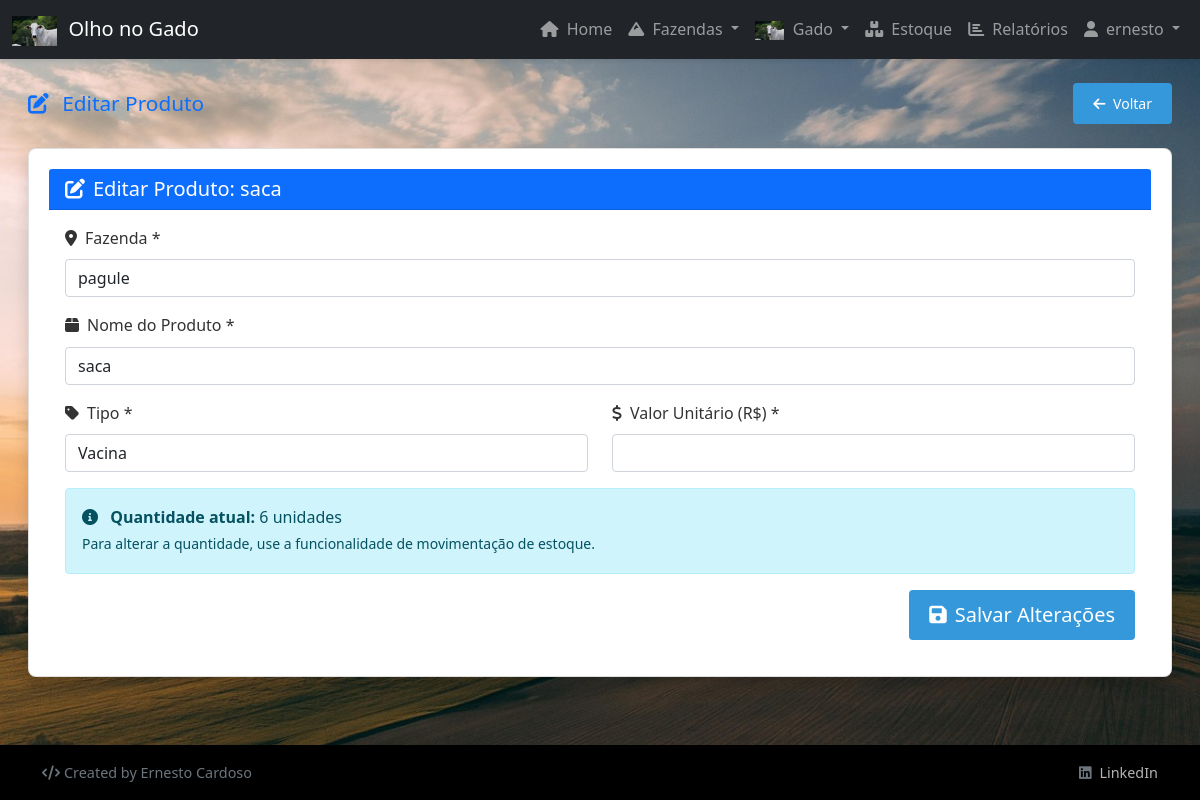
The app's page /estoque/editar/7/ (signed in) with its own data.
### estoque/models.py (models this page shows, shortened)
class Produto(models.Model):
    TIPO_CHOICES = (
        ('vacina', 'Vacina'),
        ('racao', 'Ração'),
        ('material','Material'),
    )
    fazenda = models.ForeignKey(Fazenda, on_delete= models.CASCADE)
    nome = models.CharField(max_length=200)
    tipo = models.CharField(max_length=25, choices= TIPO_CHOICES)
    quantidade = models.IntegerField()
    valor_unitario = models.DecimalField(max_digits=10, decimal_places=2)
    user = models.ForeignKey(User, on_delete=models.CASCADE, null=True, blank=True)

### fazendascdst/models.py (models this page shows, shortened)
class Fazenda(models.Model):
    user = models.ForeignKey(User, on_delete=models.CASCADE, null=True, blank=True)
    nome = models.CharField(max_length=100)
    localização = models.TextField()
    data_de_cadastro = models.DateField(auto_now_add=True)
    is_active = models.BooleanField(default=True)
    objects = ActiveManager()  # Manager padrão - apenas registros ativos
    all_objects = AllManager()  # Manager para todos os registros

### estoque/views.py (the view, shortened to what this page needs)
# urls.py: path('editar/<int:produto_id>/', views.editar_produto, name='editar_produto'),
@login_required
def editar_produto(request, produto_id):
    produto = get_object_or_404(Produto, id=produto_id, user=request.user)
    fazendas = Fazenda.objects.filter(user=request.user)
    return render(request, 'estoque/editar_produto.html', {
        'produto': produto,
        'fazendas': fazendas
    })

### fazendascdst/models.py (called while the page is built)
    def get_queryset(self):
        return super().get_queryset().filter(is_active=True)

### templates/estoque/editar_produto.html (shortened to what this page needs)
{% extends 'base.html' %}
{% load static %}
{% block content %}
<div class="px-2 px-md-3">
    <div class="d-flex justify-content-between align-items-center mb-3 mb-md-4 flex-wrap">
        <h2 class="text-primary mb-2 mb-md-0" style="font-size: 1.3rem;">
            <i class="fas fa-edit me-1 me-md-2"></i>
            <span class="d-none d-sm-inline">Editar </span>Produto
        </h2>
        <a href="{% url 'estoque_index' %}" class="btn btn-secondary btn-sm">
            <i class="fas fa-arrow-left me-1"></i>
            <span class="d-none d-sm-inline">Voltar</span><span class="d-sm-none">Lista</span>
        </a>
    </div>
    <div class="card shadow">
        <div class="card-header bg-primary text-white">
            <h5 class="card-title mb-0">
                <i class="fas fa-edit me-2"></i>Editar Produto: {{ produto.nome }}
            </h5>
        </div>
        <div class="card-body">
            <form method="post">
                <div class="mb-3">
                    <label for="fazenda" class="form-label">
                        <i class="fas fa-map-marker-alt me-2"></i>Fazenda *
                    </label>
                    <select class="form-control" id="fazenda" name="fazenda" required>
                        {% for fazenda in fazendas %}
                        <option value="{{ fazenda.id }}" {% if fazenda.id == produto.fazenda.id %}selected{% endif %}>
                            {{ fazenda.nome }}
                        </option>
                        {% endfor %}
                    </select>
                </div>
                <div class="mb-3">
                    <label for="nome" class="form-label">
                        <i class="fas fa-box me-2"></i>Nome do Produto *
                    </label>
                    <input type="text" class="form-control" id="nome" name="nome"
                           value="{{ produto.nome }}" required>
                </div>
                <div class="row mb-3">
                    <div class="col-sm-6">
                        <label for="tipo" class="form-label">
                            <i class="fas fa-tag me-2"></i>Tipo *
                        </label>
                        <select class="form-control" id="tipo" name="tipo" required>
                            <option value="vacina" {% if produto.tipo == 'vacina' %}selected{% endif %}>Vacina</option>
                        </select>
                    </div>
                    <div class="col-sm-6">
                        <label for="valor_unitario" class="form-label">
                            <i class="fas fa-dollar-sign me-2"></i>Valor Unitário (R$) *
                        </label>
                        <input type="number" step="0.01" class="form-control" id="valor_unitario"
                               name="valor_unitario" value="{{ produto.valor_unitario }}" min="0" required>
                    </div>
                </div>
                <div class="alert alert-info">
                    <i class="fas fa-info-circle me-2"></i>
                    <strong>Quantidade atual:</strong> {{ produto.quantidade }} unidades
                    <br>
                    <small>Para alterar a quantidade, use a funcionalidade de movimentação de estoque.</small>
                </div>
                <div class="text-end">
                    <button type="submit" class="btn btn-primary btn-lg">
                        <i class="fas fa-save me-2"></i>Salvar Alterações
                    </button>
                </div>
            </form>
        </div>
    </div>
</div>
{% endblock %}

### templates/base.html (shortened to what this page needs)
{% load static %}
<!DOCTYPE html>
<html lang="pt-BR">
<head>
    <link href="https://cdn.jsdelivr.net/npm/bootstrap@5.1.3/dist/css/bootstrap.min.css" rel="stylesheet">
    <link href="https://cdnjs.cloudflare.com/ajax/libs/font-awesome/6.0.0/css/all.min.css" rel="stylesheet">
    <link rel="stylesheet" href="{% static 'css/style.css' %}">
</head>
<body>
    <nav class="navbar navbar-expand-lg navbar-dark bg-dark shadow-sm">
        <div class="container-fluid">
            <a class="navbar-brand" href="{% url 'index' %}">
                <img src="{% static 'img/pexels-matheus-lara-1785960246-31026900.jpg' %}" alt="Trator" style="height: 1.5em; width: auto; vertical-align: middle; margin-right: 0.3em;">
                <span class="d-none d-md-inline">Olho no Gado</span>
            </a>
            <div class="collapse navbar-collapse" id="navbarNav">
                <ul class="navbar-nav ms-auto">
                    <li class="nav-item">
                        <a class="nav-link" href="{% url 'index' %}">
                            <i class="fas fa-home me-1"></i> Home
                        </a>
                    </li>
                    <li class="nav-item dropdown">
                        <a class="nav-link dropdown-toggle" href="#" id="fazendaDropdown" role="button"
                           data-bs-toggle="dropdown">
                            <i class="fas fa-mountain me-1"></i> Fazendas
                        </a>
                    </li>
                    <li class="nav-item dropdown">
                        <a class="nav-link dropdown-toggle" href="#" id="gadoDropdown" role="button"
                           data-bs-toggle="dropdown">
                            <img src="{% static 'img/pexels-matheus-lara-1785960246-31026900.jpg' %}" alt="Trator" style="height: 1.2em; width: auto; vertical-align: middle; margin-right: 0.3em;"> Gado
                        </a>
                    </li>
                    <li class="nav-item">
                        <a class="nav-link" href="{% url 'estoque_index' %}">
                            <i class="fas fa-boxes me-1"></i> Estoque
                        </a>
                    </li>
                    <li class="nav-item">
                        <a class="nav-link" href="{% url 'relatorios_index' %}">
                            <i class="fas fa-chart-bar me-1"></i> Relatórios
                        </a>
                    </li>
                    {% if user.is_authenticated %}
                    <li class="nav-item dropdown">
                        <a class="nav-link dropdown-toggle" href="#" id="userDropdown" role="button"
                           data-bs-toggle="dropdown">
                            <i class="fas fa-user me-1"></i> {{ user.username }}
                        </a>
                    </li>
                    {% else %}
                    <li class="nav-item">
                        <a class="nav-link" href="{% url 'login' %}">
                            <i class="fas fa-sign-in-alt me-1"></i> Login
                        </a>
                    </li>
                    {% endif %}
                </ul>
            </div>
        </div>
    </nav>
    <main class="container-fluid my-3 my-md-4">
        {% block content %}{% endblock %}
    </main>
    {% now 'Y' as year %}
    <footer class="footer mt-auto py-3 bg-dark text-white" style="position: static !important; bottom: auto !important;">
        <div class="container">
            <div class="row align-items-center">
                <div class="col-md-6 text-start">
                    <span class="text-muted">
                        <i class="fas fa-code me-1"></i>Created by Ernesto Cardoso
                    </span>
                </div>
                <div class="col-md-6 text-end">
                    <span class="text-muted">
                        <i class="fab fa-linkedin me-1"></i>
                        <a href="#" class="text-white text-decoration-none" style="opacity: 0.7;">
                            LinkedIn
                        </a>
                    </span>
                </div>
            </div>
        </div>
    </footer>
</body>
</html>

### static/css/style.css (style rules this page uses)
body { font-family: 'Segoe UI', Tahoma, Geneva, Verdana, sans-serif; margin: 0; padding: 0; background-color: #f5f5f5; color: #333; line-height: 1.6; min-height: 100vh; display: flex; flex-direction: column; }
main { flex: 1; }
.footer { background-color: #000000 !important; color: white !important; text-align: center; padding: 1rem; margin-top: auto !important; width: 100%; position: static !important; bottom: auto !important; z-index: auto !important; }
.btn { display: inline-block; padding: 10px 20px; background-color: #3498db; color: white; border: none; border-radius: 4px; cursor: pointer; text-decoration: none; }
.card { background: white; border-radius: 8px; padding: 20px; margin: 10px 0; box-shadow: 0 2px 5px rgba(0, 0, 0, 0.1); }

### records on screen
Produto: nome "saca", fazenda "pagule", tipo "Vacina", quantidade "6"

### other values on screen
{{ user.username }} "ernesto"
